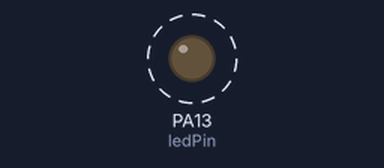
Recording of a sketch running on a simulated STM32 Blue Pill. On the bench: output pins drawn as LEDs (lit = HIGH). Dashed ring = blinking.

Above: at 1.2 s.
Timing chart, 0 to 4.0 s (numbered marks = the images above):
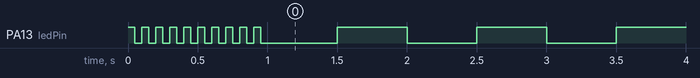

Measured:
- by itself, PA13 (ledPin): goes 9 × (LOW 0.05 s, HIGH 0.05 s), 128 × (LOW 0.55 s, HIGH 0.50 s), LOW 0.50 s, then HIGH

The sketch:

led_Blink_ex01.ino
```cpp
/**************************************************************************
    #define NANO
    #define BLUEPILL
    #define NODEMCU

    #ifdef NANO
       #define Pins and Funcs()
       #include <aaa.h>
    #elif defined BLUEPILL
       #define Pins and Funcs()
       #include <bbb.h>
    #else                   //NODEMCU
       #define Pins and Funcs()
       #include <ccc.h>
    #endif
***************************************************************************
    Adruino : 1~13, A0~A7(A0=14, A1=15, A2=16, A3=17, A4=18, A5=19, A6=20,
             A7=21)
    STM32   : PA0~PA15(0~15), PB0~PB15(16~31), PC13~PC15(32~34)
    ESP8266 : D0~D10(D0=16, D1=5, D2=4, D3=0, D4=2, D5=14, D6=12, D7=13,
             D8=15, D9=3, D10=1)
**************************************************************************/
#define NANO        // NANO 보드인 경우 define
//#define BLUEPILL  // BLUEPILL 보드인 경우 define
//#define NODEMCU   // NODEMCU 보드인 경우 define

#ifdef NANO             // NANO 보드인 경우
#define ledPin 13       // ledPin을 13핀 으로 정의한다
#elif defined BLUEPILL  // BLUEPILL 보드인 경우
#define ledPin PC13     // ledPin을 PC13핀 으로 정의한다
#else                   // NANO, BLUEPILL도 아닌 경우(NODEMCU인 경우)
#define ledPin D4       // ledPin을 D4핀 으로 정의한다
#endif

int ledState = LOW;     // 정수변수 ledState를 LOW(0)로 정의

// 최초 한번만 실행
void setup()
{
    pinMode(ledPin, OUTPUT); // ledPin핀을 출력으로 정의

    for ( int i = 0 ; i < 10 ; i++)
    {
        digitalWrite(ledPin, HIGH);
        delay(50);
        digitalWrite(ledPin, LOW);
        delay(50);
    }
}

// 무한 반복 실행(실질적 작동단계)
void loop()
{
    digitalWrite(ledPin, ledState); // ledPin핀에 ledState 출력
    delay(500);                    // 1000ms(1초) 지연(유지)
    ledState = !ledState;           // ledState상태 값 반전(!:Logic Not)
}
```
